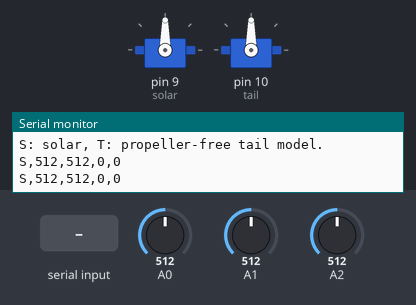
Simulated run of this sketch. Board: Arduino Uno, built with avr-gcc and run on an emulated ATmega328P. Parts: 2 × servo, the last lines printed to the serial monitor. Inputs (shaded band) come from the test bench; at power-on: A0 = 512, A1 = 512, A2 = 512.

Above: at 1.2 s.
1.3 s: A0 set to 534
2.8 s: A0 set to 563
At 5.5 s:
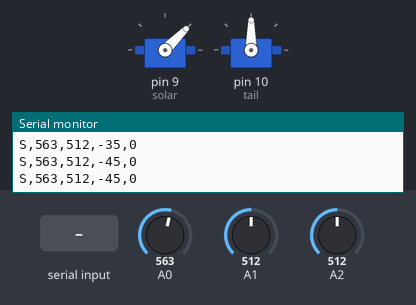
5.8 s: A1 set to 592
7.3 s: A1 set to 615
At 8.5 s:
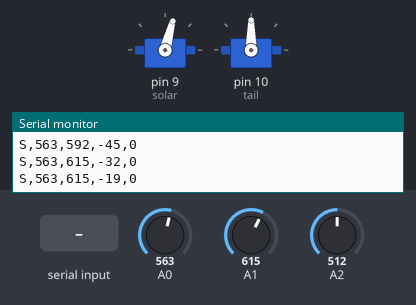
10.3 s: "T" received over Serial
At 10.3 s:
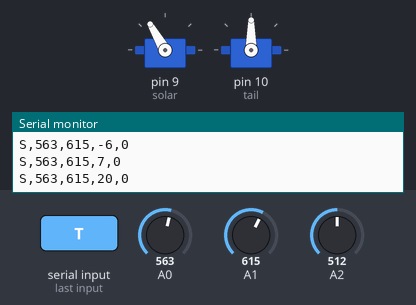
11.8 s: A2 set to 122
At 13.0 s:
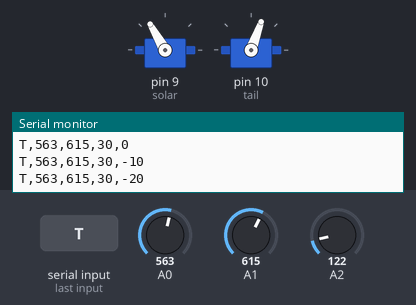
Timing chart, 0 to 14.6 s (numbered marks = the images above; inputs shaded):
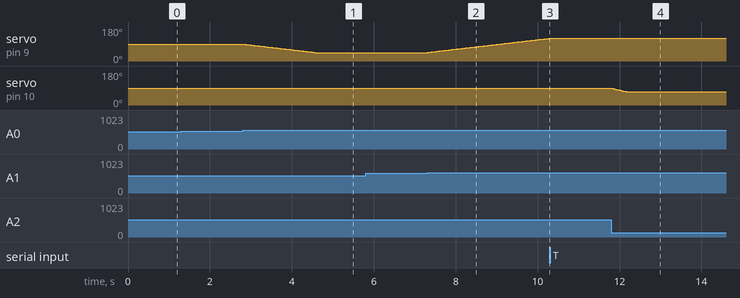

Measured:
- the behaviour switches between 547 and 548 on A0 (found by bisection; images 0 and 1)
- the behaviour switches between 598 and 599 on A1 (found by bisection; images 1 and 2)
- after the input at 2.8 s, servo on pin 9 (solar): moves from 90° to 45° over 1.8 s, starting at once
- after the input at 7.3 s, servo on pin 9 (solar): moves from 45° to 120° over 3.0 s, starting at once
- after the input at 10.3 s, servo on pin 9 (solar): stays 120° (without the input it goes to 121° after 0.02 s)
- after the input at 11.8 s, servo on pin 10 (tail): moves from 90° to 70° over 0.36 s, starting at once

The sketch:

solar_tricopter_bench.ino
```cpp
#include <Servo.h>

Servo solar, tail;
char mode = 'S';
int pan = 90, tilt = 90;
unsigned long movedAt = 0, reportedAt = 0;

void setup() {
  Serial.begin(115200);
  solar.attach(9);
  tail.attach(10);
  solar.write(pan);
  tail.write(tilt);
  Serial.println(F("S: solar, T: propeller-free tail model."));
}
void loop() {
  if (Serial.available()) {
    const char key = Serial.read();
    if (key == 'S' || key == 'T') mode = key;
  }
  const unsigned long now = millis();
  if (now - movedAt < 40) return;
  movedAt = now;
  const int left = analogRead(A0), right = analogRead(A1);
  const int knob = analogRead(A2);
  if (mode == 'S' && (left + right) / 2 > 120 && abs(right - left) > 35) {
    pan = constrain(pan + (right > left ? 1 : -1), 45, 135);
  }
  if (mode == 'T') {
    const int target = map(knob,0,1023,65,115);
    tilt += constrain(target - tilt,-2,2);
  }
  solar.write(pan);
  tail.write(tilt);
  if (now - reportedAt >= 500) {
    reportedAt = now;
    Serial.print(mode); Serial.print(',');
    Serial.print(left); Serial.print(',');
    Serial.print(right); Serial.print(',');
    Serial.print(pan-90); Serial.print(',');
    Serial.println(tilt-90);
  }
}
```
